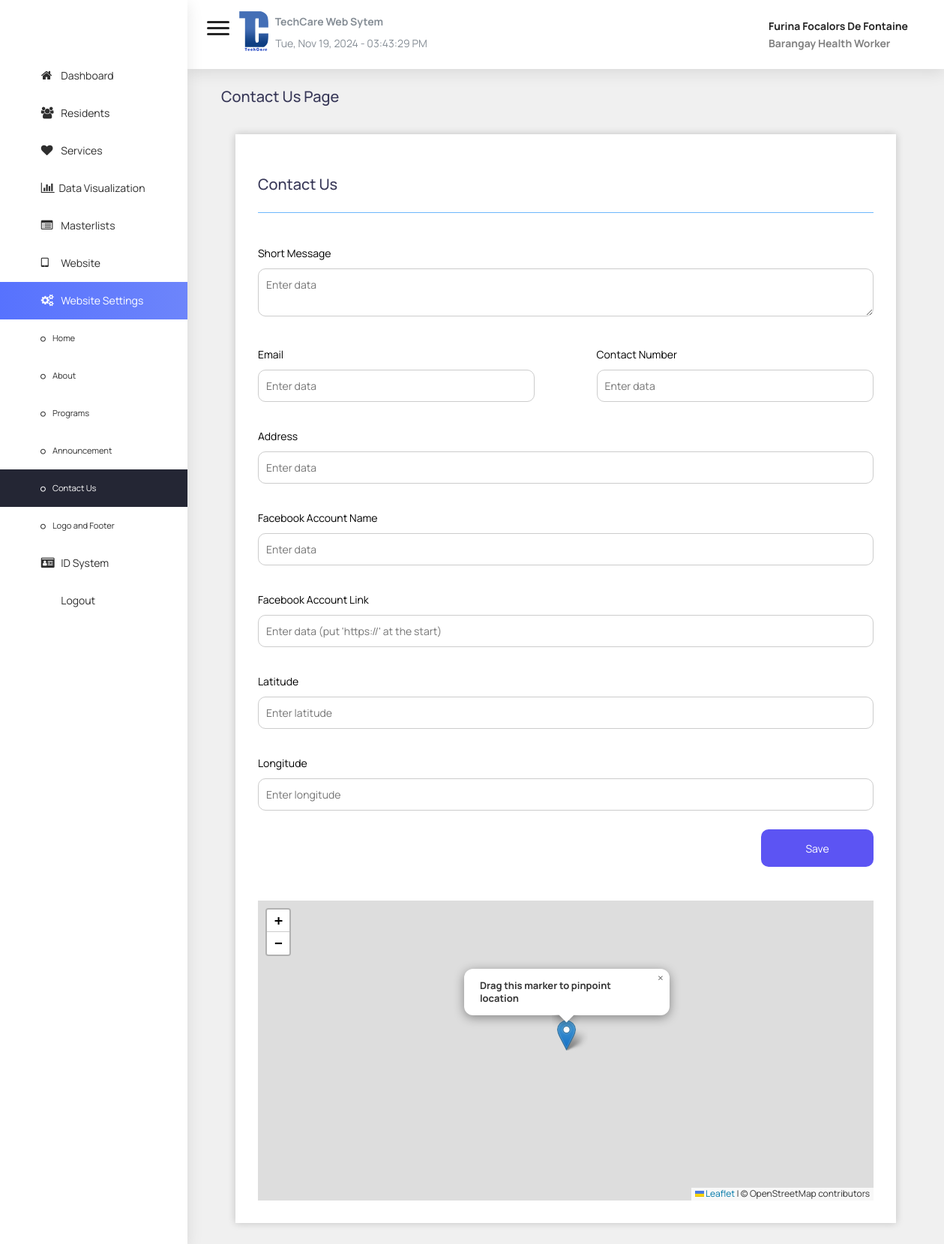
/admin/wsContactUsSettings.php (signed in), run on an earlier commit of the app's database.
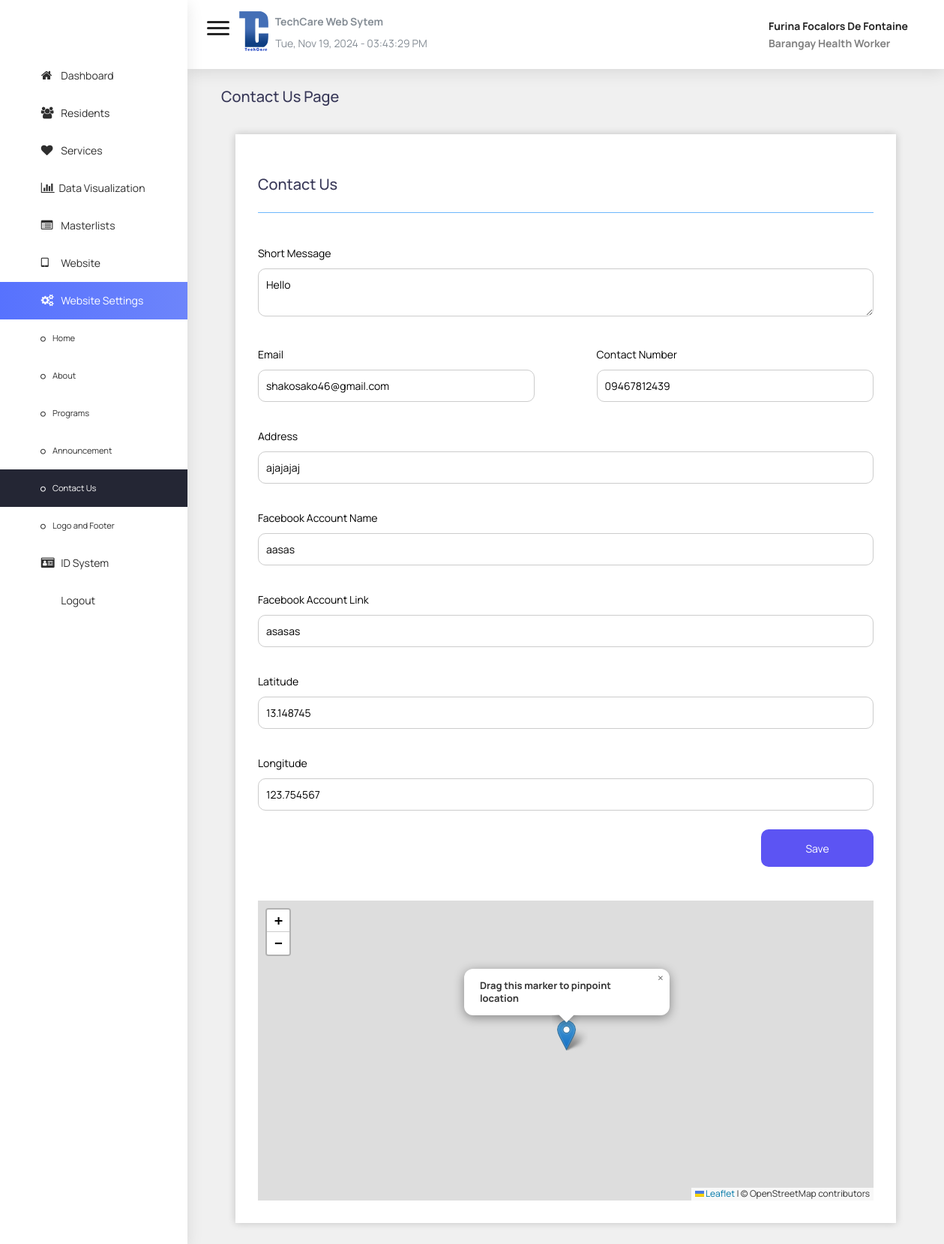
And on a later commit of the database.
### tables this page shows
CREATE TABLE `contact_us` (
  `id` int(11) NOT NULL,
  `short_mess` text DEFAULT NULL,
  `email` varchar(255) DEFAULT NULL,
  `contact` varchar(255) DEFAULT NULL,
  `address` varchar(255) DEFAULT NULL,
  `fb_name` varchar(255) DEFAULT NULL,
  `fb_link` varchar(255) DEFAULT NULL,
  `longitude` decimal(10,6) DEFAULT NULL,
  `latitude` decimal(10,6) DEFAULT NULL
);

### user/data/contact_us.php (called while the page is built, shortened)
<?php
include "dbcon.php";
$sql = "SELECT * FROM contact_us";
$result = mysqli_query($conn, $sql);
if (mysqli_num_rows($result) > 0) {
    while ($row = mysqli_fetch_assoc($result)) {
        $shortMess = $row["short_mess"];
        $email = $row["email"];
        $contact = $row["contact"];
        $address = $row["address"];
        $fbAcc = $row["fb_name"];
        $fbLink = $row["fb_link"];
    }
}
?>

### admin/wsContactUsSettings.php (the view, shortened to what this page needs)
<?php
include "dbcon.php";
$email = '';
$contact = '';
$address = '';
$fbAcc = '';
$fbLink = '';
$latitude = '';
$longitude = '';
$query = "SELECT * FROM contact_us LIMIT 1";
$result = mysqli_query($conn, $query);
if ($row = mysqli_fetch_assoc($result)) {
    $latitude = $row['latitude'];
    $longitude = $row['longitude'];
}
?>
<!DOCTYPE html>
<html lang="en">
<head>
    <?php include "../user/data/contact_us.php"; ?>
    <?php include "partials/head.php"; ?>
    <link rel="stylesheet" href="css/wsHome.css">
    <link href="https://unpkg.com/leaflet@1.7.1/dist/leaflet.css" rel="stylesheet" />
</head>
<body onload="display_ct();">
    <?php include "partials/sidebar.php" ?>
    <?php include "partials/header.php" ?>
    <div class="content-wrap">
        <div class="main">
            <div class="container-fluid">
                <h5 style="padding: 25px 30px 0;">Contact Us Page</h5>
                <section id="main-content">
                    <div class="tabcontent show">
                        <form action="" method="post" enctype="multipart/form-data">
                            <div class="form">
                                <h5>Contact Us</h5>
                                <div class="formInput" style="width: 100%;">
                                    <label>Short Message</label>
                                    <textarea name="short_mess" placeholder="Enter data" required><?php echo $shortMess ?></textarea>
                                </div>
                                <div class="formInput">
                                    <label>Email</label>
                                    <input type="text" value="<?php echo $email ?>" name="email" placeholder="Enter data" required>
                                </div>
                                <div class="formInput">
                                    <label>Contact Number</label>
                                    <input type="text" value="<?php echo $contact ?>" name="contact" placeholder="Enter data" required>
                                </div>
                                <div class="formInput" style="width: 100%;">
                                    <label>Address</label>
                                    <input type="text" value="<?php echo $address ?>" name="address" placeholder="Enter data" required>
                                </div>
                                <div class="formInput" style="width: 100%;">
                                    <label>Facebook Account Name</label>
                                    <input type="text" value="<?php echo $fbAcc ?>" name="fb_acc" placeholder="Enter data" required>
                                </div>
                                <div class="formInput" style="width: 100%;">
                                    <label>Facebook Account Link</label>
                                    <input type="text" value="<?php echo $fbLink ?>" name="fb_link" placeholder="Enter data (put 'https://' at the start)" required>
                                </div>
                                <div class="formInput" style="width: 100%;">
                                    <label>Latitude</label>
                                    <input type="text" id="latitude" value="<?php echo $latitude ?>" name="latitude" placeholder="Enter latitude" required readonly>
                                </div>
                                <div class="formInput" style="width: 100%;">
                                    <label>Longitude</label>
                                    <input type="text" id="longitude" value="<?php echo $longitude ?>" name="longitude" placeholder="Enter longitude" required readonly>
                                </div>
                                <div style="width: 100%; display: flex; justify-content: end; align-items: end;">
                                    <button type="submit" name="submit">Save</button>
                                </div>
                            </div>
                        </form>
                        <div id="map" style="height: 400px; width: 100%; margin-top: 20px;"></div>
                    </div>
                </section>
            </div>
        </div>
    </div>
</body>
</html>

### admin/partials/head.php (shortened to what this page needs)
<head>
    <link href="css/lib/calendar2/pignose.calendar.min.css" rel="stylesheet">
    <link href="css/lib/chartist/chartist.min.css" rel="stylesheet">
    <link href="css/lib/font-awesome.min.css" rel="stylesheet">
    <link href="css/lib/themify-icons.css" rel="stylesheet">
    <link href="css/lib/owl.carousel.min.css" rel="stylesheet" />
    <link href="css/lib/owl.theme.default.min.css" rel="stylesheet" />
    <link href="css/lib/weather-icons.css" rel="stylesheet" />
    <link href="css/navigation.css" rel="stylesheet">
    <link href="css/lib/bootstrap.min.css" rel="stylesheet">
    <link href="css/lib/helper.css" rel="stylesheet">
    <link href="css/styles.css" rel="stylesheet">
    <link rel="stylesheet" href="https://unpkg.com/leaflet@1.7.1/dist/leaflet.css" />
    <link rel="stylesheet" href="https://unpkg.com/leaflet-fullscreen/dist/leaflet.fullscreen.css" />
    <link rel="stylesheet" href="css/global.css">
    <link rel="stylesheet" href="https://cdnjs.cloudflare.com/ajax/libs/font-awesome/4.7.0/css/font-awesome.min.css">
</head>

### admin/partials/sidebar.php (shortened to what this page needs)
<div class="sidebar sidebar-hide-to-small sidebar-shrink sidebar-gestures">
    <div class="nano">
        <div class="nano-content" style="text-align:justify;text-indent:15%;">
            <ul>
                <div class="logo">
                </div>
                <li><a href="home.php"><i class="fa fa-home"></i> Dashboard </a></li>
                <li><a href="residents.php"><i class="fa fa-users"></i> Residents</a></li>
                <li>
                    <a class="sidebar-sub-toggle">
                        <i class="fa fa-heart"></i> Services
                        <span class="sidebar-collapse-icon ti-angle-down"></span>
                    </a>
                </li>
                <li><a href="visualization.php"><i class="fa fa-bar-chart"></i>Data Visualization</a></li>
                <li><a href="masterlists.php"><i class="fa fa-list-alt"></i> Masterlists</a></li>
                <li><a href="../index.php" target="_blank"><i class="fa fa-tablet"></i> Website </a></li>
                <li><a class="sidebar-sub-toggle"><i class="fa fa-cogs"></i> Website Settings <span
                            class="sidebar-collapse-icon ti-angle-down"></span></a>
                    <ul>
                        <li style="font-size:0.7rem;text-indent:2%;"><a
                                href="wsHomeSettings.php"><i class="fa fa-circle-o" style="font-size:8px;"></i>Home</a></li>
                        <li style="font-size:0.7rem;text-indent:2%; "><a
                                href="wsAboutSettings.php"><i class="fa fa-circle-o" style="font-size:8px;"></i>About</a></li>
                        <li style="font-size:0.7rem;text-indent:2%;"><a
                                href="wsProgramSettings.php"><i class="fa fa-circle-o" style="font-size:8px;"></i>Programs</a>
                        </li>
                        <li style="font-size:0.7rem;text-indent:2%; "><a
                                href="wsAnnouncementsSettings.php"><i class="fa fa-circle-o" style="font-size:8px;"></i>Announcement</a></li>
                        <li style="font-size:0.7rem;text-indent:2%; "><a
                                href="wsContactUsSettings.php"><i class="fa fa-circle-o" style="font-size:8px;"></i>Contact Us</a>
                        </li>
                        <li style="font-size:0.7rem;text-indent:2%; "><a
                                href="wsLogoandFooterSettings.php"><i class="fa fa-circle-o" style="font-size:8px;"></i>Logo and
                                Footer</a></li>
                    </ul>
                </li>
                <li>
                <a class="sidebar-sub-toggle">
                        <i class="fa fa-id-card"></i> ID System
                        <span class="sidebar-collapse-icon ti-angle-down"></span>
                    </a>
                    </li>
                <li><a href="logout.php"><i class="ti-close"></i> Logout</a></li>
            </ul>
        </div>
    </div>
</div>

### admin/partials/header.php (shortened to what this page needs)
<div class="header">
    <div class="container-fluid">
        <div class="row">
            <div class="col-lg-12">
                <div class="float-left">
                    <div class="hamburger sidebar-toggle">
                        <span class="line"></span>
                        <span class="line"></span>
                        <span class="line"></span>
                    </div>
                    <div id="ccc"
                        style="position:relative;margin:1%;height:50px;position:absolute;top:0;left:5%;width:100%;">
                        <img src="./src/techcareLogo2.png" style="height:60px;">
                        <b><span style="margin-left: 5px;margin-top: 8px;position: absolute;">TechCare Web Sytem
                                </span></b><br>
                        <span id="ct" style="margin-left: 50px;margin-top: -23px;position: absolute;"></span>
                    </div>
                </div>
                <div class="float-right">
                <div class="dropdown dib">
    <div class="header-icon" data-toggle="dropdown">
        <a href='./chat.php' onclick='redirectToHead(event)' style='text-decoration: none; color: inherit; font-size: 30px;' title="Chats">
            <i class="ti-comments"></i>
        </a>
    </div>
</div>
                    <div class="dropdown dib">
                            <div class="header-icon" data-toggle="dropdown">
                                <span class="user-avatar">
                                    <b2><?php echo $_SESSION["firstname"] . " " .$_SESSION["midname"]. " " . $_SESSION["lastname"] ?></b2>
                                    <i class="ti-angle-down f-s-10"></i>
                                    <b2 style="color: gray;cursor:text;display:block">
                                    <?php echo $_SESSION["user_type"] ?>
                                </b2>
                                </span>
                            </div>
                        </div>
                </div>
            </div>
        </div>
    </div>
</div>

### admin/css/navigation.css (style rules this page uses)
.sidebar { position: fixed; top: 0px; left: 0; bottom: 0; width: 250px; background: white; z-index: 100; overflow: auto; -webkit-transform: translateZ(0); transform: translateZ(0); -webkit-transition: width 300ms ease-in-out; transition: width 300ms ease-in-out; box-shadow: 0 5px 20px rgba(0, 0, 0, 0.10); }
.sidebar i { font-size: 1.12em; margin-right: 5px; vertical-align: middle; width: 1.4em; display: inline-block; }
.sidebar i.fa { vertical-align: baseline; }
.sidebar ul { margin: 0; list-style-type: none; padding: 0; }
.sidebar .nano-content>ul { width: 100%; }
.sidebar .nano-content>ul li>ul { display: none; background: white; }
.sidebar .nano-content>ul li>a { display: block; cursor: pointer; color: #2e2e2e; padding: 10px; line-height: 30px; background: white; text-decoration: none; position: relative; }
.sidebar .nano-content>ul li>a>.sidebar-collapse-icon { float: right; margin-right: 5px; font-size: 10px; margin-top: 10px; transition: -webkit-transform 0.3s ease; -webkit-transition: -webkit-transform 0.3s ease; transition: transform 0.3s ease; transition: transform 0.3s ease, -webkit-transform 0.3s ease; }
.sidebar .nano-content>ul li:hover>a, .sidebar .nano-content>ul li.active>a, .sidebar .nano-content>ul li.open>a { color: #fff; position: relative; }
.sidebar .nano-content>ul>li.label, .sidebar .nano-content>ul>li.content, .sidebar .nano-content>ul>li>a { padding-left: 20px; padding-right: 20px; }
.sidebar .nano-content>ul>li.active>a, .sidebar .nano-content>ul>li.open>a, .sidebar .nano-content>ul>li>ul { background: linear-gradient(to right, #5772FE , #6D85FB); }
.sidebar .nano-content>ul>li>ul>li.label, .sidebar .nano-content>ul>li>ul>li.content, .sidebar .nano-content>ul>li>ul>li>a { padding-left: 50px; padding-right: 15px; }
.sidebar .nano-content>ul>li>ul>li.active>a, .sidebar .nano-content>ul>li>ul>li.open>a, .sidebar .nano-content>ul>li>ul>li>ul { background: #242634; }
body { position: relative; }
.sidebar.sidebar-shrink~.content-wrap { margin-left: 250px; -webkit-transition: margin-left 300ms ease-in-out; transition: margin-left 300ms ease-in-out; }
.sidebar .nano { position: relative; width: 100%; height: 100%; overflow: hidden; }
.sidebar .nano>.nano-content { position: absolute; overflow: scroll; overflow-x: hidden; top: 0; right: 0; bottom: 0; left: 0; }
.hamburger { display: inline-block; left: 0px; position: relative; top: 15px; -webkit-transition: all 0.3s ease-in-out 0s; transition: all 0.3s ease-in-out 0s; width: 37px; z-index: 999; }
.hamburger .line { background-color: #252525; display: block; height: 3px; margin: 5px auto; width: 30px; -webkit-transition: all 0.3s ease-in-out; transition: all 0.3s ease-in-out; border-radius: 10px; }

### admin/css/global.css (style rules this page uses)
:root { --black:#000000; --white: #ffffff; --gradient: linear-gradient(to right,rgb(93,86,244),rgb(106,170,243)); --main-color: rgb(93, 86, 244); --sky-blue: rgb(106,170,243); }
* { box-sizing: border-box; font-family: 'Manrope', sans-serif; }
body { margin: 0px; background-color: #f0f0f0; background-size: cover; background-repeat: no-repeat; }

### admin/css/wsHome.css (style rules this page uses)
* { box-sizing: border-box; padding: 0; margin: 0; }
#main-content { display: flex; flex-direction: column; align-items: center; padding: 30px 0; }
.tabcontent form { width: 100%; display: block; }
form { width: 100%; display: flex; }
.tabcontent { display: none; width: 90%; box-shadow: 0px 0px 10px rgba(0, 0, 0, 0.2); background-color: #fff; padding: 30px; }
.tabcontent { display: none; }
.tabcontent.show { display: block; }
.form { display: flex; justify-content: space-between; flex-wrap: wrap; }
.form h5 { width: 100%; padding: 25px 0; border-bottom: solid 1.5px #6eb8fc; }
.form .formInput { width: 45%; margin-top: 25px; }
.form .formInput input { width: 100%; border: solid 1px #ccc; padding: 10px; border-radius: 10px; }
.form .formInput label, .form .photo label { margin: 10px 0; color: #000; }
.form button { border: none; width: 150px; height: 50px; color: white !important; background-color: #5c54f3; border-radius: 10px; margin: 25px 0; }
.form .formInput textarea, .form .formInput select { width: 100%; border: solid 1px #ccc; padding: 10px; border-radius: 10px; }

What changed in the data, as far as the page shows it:
added contact_us: short_mess "Hello", email "shakosako46@gmail.com", contact "09467812439", address "ajajajaj", fb_acc "aasas", fb_link "asasas", latitude "13.148745", longitude "123.754567"
